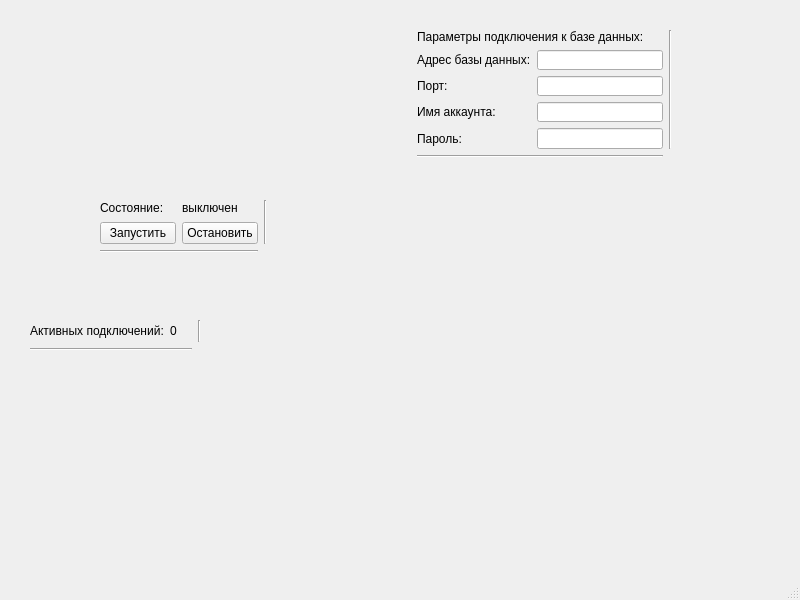
<?xml version="1.0" encoding="UTF-8"?>
<ui version="4.0">
 <class>MainWindow</class>
 <widget class="QMainWindow" name="MainWindow">
  <property name="geometry">
   <rect>
    <x>0</x>
    <y>0</y>
    <width>800</width>
    <height>600</height>
   </rect>
  </property>
  <property name="windowTitle">
   <string>BesMes Server</string>
  </property>
  <widget class="QWidget" name="centralwidget">
   <widget class="QWidget" name="">
    <property name="geometry">
     <rect>
      <x>30</x>
      <y>320</y>
      <width>171</width>
      <height>31</height>
     </rect>
    </property>
    <layout class="QGridLayout" name="gridLayout_2">
     <item row="1" column="0" colspan="2">
      <widget class="Line" name="line">
       <property name="orientation">
        <enum>Qt::Horizontal</enum>
       </property>
      </widget>
     </item>
     <item row="0" column="0">
      <widget class="QLabel" name="label">
       <property name="text">
        <string>Активных подключений:</string>
       </property>
      </widget>
     </item>
     <item row="0" column="1">
      <widget class="QLabel" name="activeConnectionsCounter">
       <property name="toolTip">
        <string>Количество соединений, обрабатываемых сейчас сервером</string>
       </property>
       <property name="text">
        <string>0</string>
       </property>
      </widget>
     </item>
     <item row="0" column="2">
      <widget class="Line" name="line_5">
       <property name="orientation">
        <enum>Qt::Vertical</enum>
       </property>
      </widget>
     </item>
    </layout>
   </widget>
   <widget class="QWidget" name="">
    <property name="geometry">
     <rect>
      <x>100</x>
      <y>200</y>
      <width>167</width>
      <height>53</height>
     </rect>
    </property>
    <layout class="QGridLayout" name="gridLayout">
     <item row="0" column="1">
      <widget class="QLabel" name="currentServerStateLbl">
       <property name="text">
        <string>выключен</string>
       </property>
      </widget>
     </item>
     <item row="1" column="1">
      <widget class="QPushButton" name="stopServerBtn">
       <property name="toolTip">
        <string>Останавливает работу сервера</string>
       </property>
       <property name="text">
        <string>Остановить</string>
       </property>
      </widget>
     </item>
     <item row="2" column="0" colspan="2">
      <widget class="Line" name="line_2">
       <property name="orientation">
        <enum>Qt::Horizontal</enum>
       </property>
      </widget>
     </item>
     <item row="0" column="0">
      <widget class="QLabel" name="label_2">
       <property name="text">
        <string>Состояние:</string>
       </property>
       <property name="textFormat">
        <enum>Qt::RichText</enum>
       </property>
      </widget>
     </item>
     <item row="1" column="0">
      <widget class="QPushButton" name="startServerBtn">
       <property name="toolTip">
        <string>Запускает работу сервера</string>
       </property>
       <property name="text">
        <string>Запустить</string>
       </property>
       <property name="flat">
        <bool>false</bool>
       </property>
      </widget>
     </item>
     <item row="0" column="2" rowspan="2">
      <widget class="Line" name="line_4">
       <property name="orientation">
        <enum>Qt::Vertical</enum>
       </property>
      </widget>
     </item>
    </layout>
   </widget>
   <widget class="QWidget" name="">
    <property name="geometry">
     <rect>
      <x>417</x>
      <y>30</y>
      <width>255</width>
      <height>128</height>
     </rect>
    </property>
    <layout class="QGridLayout" name="gridLayout_3">
     <item row="0" column="0" colspan="2">
      <widget class="QLabel" name="label_3">
       <property name="text">
        <string>Параметры подключения к базе данных:</string>
       </property>
      </widget>
     </item>
     <item row="1" column="0">
      <widget class="QLabel" name="label_4">
       <property name="text">
        <string>Адрес базы данных:</string>
       </property>
      </widget>
     </item>
     <item row="1" column="1">
      <widget class="QLineEdit" name="lineEdit">
       <property name="toolTip">
        <string>IP-адрес машины, на которой запущена база данных</string>
       </property>
      </widget>
     </item>
     <item row="2" column="0">
      <widget class="QLabel" name="label_5">
       <property name="text">
        <string>Порт:</string>
       </property>
      </widget>
     </item>
     <item row="2" column="1">
      <widget class="QLineEdit" name="lineEdit_2">
       <property name="toolTip">
        <string>Порт, прослушиваемый базой данных</string>
       </property>
      </widget>
     </item>
     <item row="3" column="0">
      <widget class="QLabel" name="label_6">
       <property name="text">
        <string>Имя аккаунта:</string>
       </property>
      </widget>
     </item>
     <item row="3" column="1">
      <widget class="QLineEdit" name="lineEdit_3">
       <property name="toolTip">
        <string>Имя аккаунта, под которым сервер будет делать запросы на сервер</string>
       </property>
      </widget>
     </item>
     <item row="4" column="0">
      <widget class="QLabel" name="label_7">
       <property name="text">
        <string>Пароль:</string>
       </property>
      </widget>
     </item>
     <item row="4" column="1">
      <widget class="QLineEdit" name="lineEdit_4">
       <property name="toolTip">
        <string>Пароль от аккаунта в базе данных</string>
       </property>
      </widget>
     </item>
     <item row="5" column="0" colspan="2">
      <widget class="Line" name="line_3">
       <property name="orientation">
        <enum>Qt::Horizontal</enum>
       </property>
      </widget>
     </item>
     <item row="0" column="2" rowspan="5">
      <widget class="Line" name="line_6">
       <property name="orientation">
        <enum>Qt::Vertical</enum>
       </property>
      </widget>
     </item>
    </layout>
   </widget>
  </widget>
  <widget class="QMenuBar" name="menubar">
   <property name="geometry">
    <rect>
     <x>0</x>
     <y>0</y>
     <width>800</width>
     <height>21</height>
    </rect>
   </property>
  </widget>
  <widget class="QStatusBar" name="statusbar"/>
 </widget>
 <resources/>
 <connections/>
</ui>
